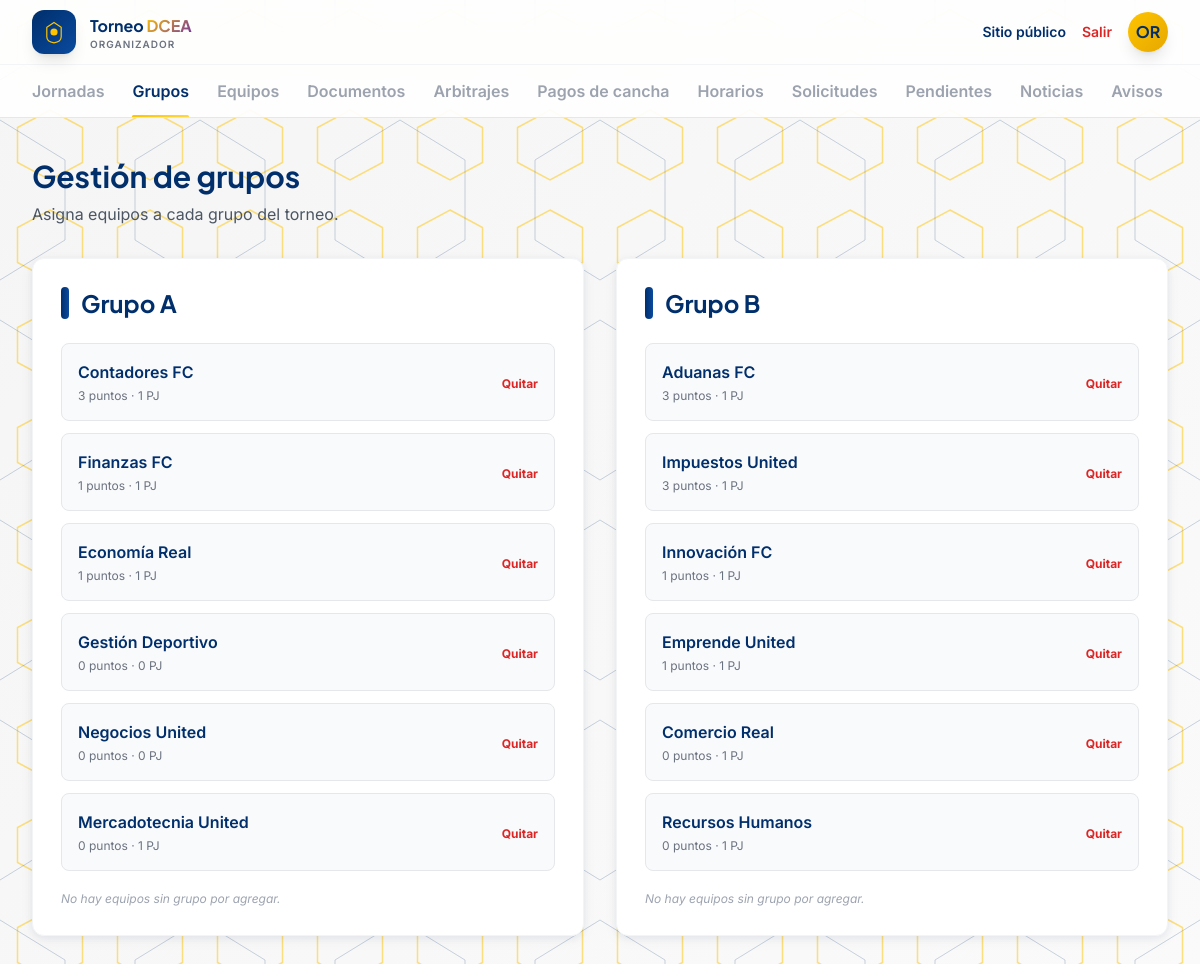
Screenshot of /admin/grupos (signed in) with the database file from the repository.
### app/models/usuarios.py (models this page shows, shortened)
class Usuario(UserMixin, db.Model):
    __tablename__ = "usuarios"
    id = db.Column(db.Integer, primary_key=True)
    nombre = db.Column(db.String(120), nullable=False)
    email = db.Column(db.String(150), unique=True, nullable=False)
    password_hash = db.Column(db.String(255), nullable=False)
    rol = db.Column(db.String(30), nullable=False)  # organizador, ayudante, capitan

### app/models/core.py (models this page shows)
class Fase(db.Model):
    __tablename__ = "fases"
    id = db.Column(db.Integer, primary_key=True)
    categoria_id = db.Column(db.Integer, db.ForeignKey("categorias.id"), nullable=False)
    tipo = db.Column(db.String(30), nullable=False)  # grupos, cuartos, semifinal, final
    nombre = db.Column(db.String(80), nullable=False)
    orden = db.Column(db.Integer, default=1)
    grupos = db.relationship("Grupo", backref="fase", lazy=True)
    jornadas = db.relationship("Jornada", backref="fase", lazy=True)

class Grupo(db.Model):
    __tablename__ = "grupos"
    id = db.Column(db.Integer, primary_key=True)
    fase_id = db.Column(db.Integer, db.ForeignKey("fases.id"), nullable=False)
    nombre = db.Column(db.String(50), nullable=False)  # A, B...
    inscripciones = db.relationship("Inscripcion", backref="grupo", lazy=True)
    def equipos(self):
        return [i.equipo for i in self.inscripciones if i.estado == "activo"]
    def tabla_posiciones(self):
        from app.models.partidos import Partido
        filas = {}
        for equipo in self.equipos():
            filas[equipo.id] = {
                "equipo": equipo, "pj": 0, "pg": 0, "pe": 0, "pp": 0,
                "gf": 0, "gc": 0, "dg": 0, "pts": 0,
            }
        equipo_ids = list(filas.keys())
        partidos = Partido.query.filter(
            Partido.jornada.has(fase_id=self.fase_id),
            Partido.estado == "jugado",
            Partido.equipo_local_id.in_(equipo_ids),
            Partido.equipo_visitante_id.in_(equipo_ids),
        ).all()
        for p in partidos:
            if p.resultado_local is None or p.resultado_visitante is None:
                continue
            fl, fv = filas.get(p.equipo_local_id), filas.get(p.equipo_visitante_id)
            if not fl or not fv:
                continue
            fl["pj"] += 1; fv["pj"] += 1
            fl["gf"] += p.resultado_local; fl["gc"] += p.resultado_visitante
            fv["gf"] += p.resultado_visitante; fv["gc"] += p.resultado_local
            if p.resultado_local > p.resultado_visitante:
                fl["pg"] += 1; fl["pts"] += 3; fv["pp"] += 1
            elif p.resultado_local < p.resultado_visitante:
                fv["pg"] += 1; fv["pts"] += 3; fl["pp"] += 1
            else:
                fl["pe"] += 1; fv["pe"] += 1; fl["pts"] += 1; fv["pts"] += 1
        for f in filas.values():
            f["dg"] = f["gf"] - f["gc"]
        return sorted(filas.values(), key=lambda x: (-x["pts"], -x["dg"], -x["gf"]))

### app/models/equipos.py (models this page shows, shortened)
class Equipo(db.Model):
    __tablename__ = "equipos"
    id = db.Column(db.Integer, primary_key=True)
    organizacion_id = db.Column(db.Integer, db.ForeignKey("organizaciones.id"), nullable=False)
    nombre = db.Column(db.String(120), nullable=False)
    escudo_url = db.Column(db.String(300))
    capitan_id = db.Column(db.Integer, db.ForeignKey("usuarios.id"))
    inscripciones = db.relationship("Inscripcion", backref="equipo", lazy=True)
    rosters = db.relationship("Roster", backref="equipo", lazy=True)

class Inscripcion(db.Model):
    __tablename__ = "inscripciones"
    id = db.Column(db.Integer, primary_key=True)
    equipo_id = db.Column(db.Integer, db.ForeignKey("equipos.id"), nullable=False)
    grupo_id = db.Column(db.Integer, db.ForeignKey("grupos.id"), nullable=False)
    temporada_id = db.Column(db.Integer, db.ForeignKey("temporadas.id"), nullable=False)
    estado = db.Column(db.String(20), default="activo")  # activo, retirado

### app/routes/admin.py (the view)
@admin_bp.route("/grupos")
@login_required
@requiere_rol("organizador", "ayudante")
def grupos():
    fase = Fase.query.filter_by(tipo="grupos").first()
    grupos_lista = Grupo.query.filter_by(fase_id=fase.id).all() if fase else []
    equipos_con_grupo_activo = {
        i.equipo_id for i in Inscripcion.query.filter_by(estado="activo").all()
    }
    equipos_sin_grupo = [
        e for e in Equipo.query.order_by(Equipo.nombre).all() if e.id not in equipos_con_grupo_activo
    ]
    return render_template("admin/grupos.html", grupos=grupos_lista, equipos_sin_grupo=equipos_sin_grupo)

### app/utils.py (called while the page is built)
def requiere_rol(*roles):
    def decorator(f):
        @wraps(f)
        def wrapped(*args, **kwargs):
            if not current_user.is_authenticated or current_user.rol not in roles:
                abort(403)
            return f(*args, **kwargs)
        return wrapped
    return decorator

### app/templates/admin/grupos.html (shortened to what this page needs)
{% extends "admin/base.html" %}
{% block content %}
<h1 class="font-display text-3xl font-bold text-navy mb-2">Gestión de grupos</h1>
<p class="text-gray-600 mb-8">Asigna equipos a cada grupo del torneo.</p>
<div class="grid lg:grid-cols-2 gap-8">
  {% for g in grupos %}
    <div class="bg-white rounded-xl shadow-card border border-gray-100 p-7">
      <div class="flex items-center gap-3 mb-6">
        <div class="w-2 h-8 bg-gradient-to-r from-navy to-navy-light rounded-full"></div>
        <h3 class="font-display text-2xl font-bold text-navy">Grupo {{ g.nombre }}</h3>
      </div>
      <div class="space-y-3 mb-5">
        {% for fila in g.tabla_posiciones() %}
          <div class="flex items-center justify-between p-4 bg-gray-50 rounded-lg border border-gray-200">
            <div>
              <p class="font-semibold text-navy">{{ fila.equipo.nombre }}</p>
              <p class="text-xs text-gray-500 mt-1">{{ fila.pts }} puntos · {{ fila.pj }} PJ</p>
            </div>
            {% for i in g.inscripciones %}
              {% if i.equipo_id == fila.equipo.id and i.estado == 'activo' %}
                <form method="POST" action="{{ url_for('admin.quitar_de_grupo', inscripcion_id=i.id) }}" onsubmit="return confirm('¿Quitar del grupo?');">
                  <button type="submit" class="text-red-600 hover:text-red-800 text-xs font-bold">Quitar</button>
                </form>
              {% endif %}
            {% endfor %}
          </div>
        {% else %}
          <p class="text-gray-400 text-sm">Sin equipos asignados.</p>
        {% endfor %}
      </div>
      {% if equipos_sin_grupo %}
        <form method="POST" action="{{ url_for('admin.agregar_equipo_a_grupo', grupo_id=g.id) }}" class="flex gap-2">
          <select name="equipo_id" class="flex-1 px-3 py-2 border-2 border-gray-200 rounded-lg focus:border-gold focus:outline-none text-sm">
            {% for e in equipos_sin_grupo %}<option value="{{ e.id }}">{{ e.nombre }}</option>{% endfor %}
          </select>
          <button type="submit" class="bg-navy hover:bg-navy-light text-white font-bold px-4 py-2 rounded-lg text-sm">Agregar</button>
        </form>
      {% else %}
        <p class="text-xs text-gray-400 italic">No hay equipos sin grupo por agregar.</p>
      {% endif %}
    </div>
  {% else %}
    <p class="text-gray-500">No hay grupos configurados todavía.</p>
  {% endfor %}
</div>
{% endblock %}

### app/templates/admin/base.html (shortened to what this page needs)
<!DOCTYPE html>
<html lang="es">
<head>
<script src="https://cdn.tailwindcss.com"></script>
</head>
<body>
<header class="sticky top-0 z-40 bg-white/85 backdrop-blur-xl border-b border-gray-200">
  <div class="max-w-7xl mx-auto px-5 sm:px-8 h-16 flex items-center justify-between">
    <a href="{{ url_for('admin.dashboard') }}" class="flex items-center gap-3.5">
      <div class="w-11 h-11 rounded-xl bg-gradient-to-br from-navy to-navy-light flex items-center justify-center shadow-lg">
        <svg width="24" height="24" viewBox="0 0 40 40" fill="none">
          <path d="M20 4 L32 12 V28 C32 34 28 37 20 38 C12 37 8 34 8 28 V12 Z" stroke="#FFC400" stroke-width="2" fill="none"/>
          <circle cx="20" cy="20" r="6" fill="#FFC400"/>
        </svg>
      </div>
      <div class="leading-tight">
        <p class="font-display font-bold text-navy text-[15px] sm:text-base">Torneo <span class="gradient-accent">DCEA</span></p>
        <p class="text-[10px] text-gray-500 tracking-widest uppercase font-semibold hidden sm:block">Organizador</p>
      </div>
    </a>
    <div class="flex items-center gap-4">
      <a href="{{ url_for('public.home') }}" class="text-sm font-semibold text-navy hover:text-gold hidden sm:inline">Sitio público</a>
      <a href="{{ url_for('admin.logout') }}" class="text-sm font-semibold text-red-600 hover:text-red-800">Salir</a>
      <div class="w-10 h-10 rounded-full bg-gradient-to-br from-gold to-gold-dark text-navy font-display font-bold flex items-center justify-center shadow-lg">
        {{ current_user.nombre[:2].upper() if current_user.is_authenticated else '' }}
      </div>
    </div>
  </div>
  <nav class="max-w-7xl mx-auto px-5 sm:px-8 flex gap-7 border-t border-gray-100 overflow-x-auto">
    {% macro navlink(endpoint, label) %}
      <a href="{{ url_for(endpoint) }}" class="tab-link {{ 'active' if request.endpoint == endpoint }}">{{ label }}</a>
    {% endmacro %}
    {{ navlink('admin.dashboard', 'Jornadas') }}
    {{ navlink('admin.grupos', 'Grupos') }}
    {{ navlink('admin.equipos', 'Equipos') }}
    {{ navlink('admin.documentos', 'Documentos') }}
    {{ navlink('admin.arbitrajes', 'Arbitrajes') }}
    {{ navlink('admin.pagos_cancha', 'Pagos de cancha') }}
    {{ navlink('admin.horarios', 'Horarios') }}
    {{ navlink('admin.solicitudes', 'Solicitudes') }}
    {{ navlink('admin.pendientes', 'Pendientes') }}
    {{ navlink('admin.noticias', 'Noticias') }}
    {{ navlink('admin.avisos', 'Avisos') }}
  </nav>
</header>
<main class="max-w-7xl mx-auto px-5 sm:px-8 py-10">
  {% block content %}{% endblock %}
</main>
</body>
</html>

### app/templates/admin/base.html (style rules this page uses)
* { box-sizing: border-box; }
body { font-family: 'Inter', sans-serif; min-height: 100vh; position: relative; background: linear-gradient(135deg, #F5F5F5 0%, #FAFAFA 100%); overflow-x: hidden; }
body::before { content: ''; position: fixed; top: 0; left: 0; width: 100%; height: 100%; z-index: -2; background-repeat: repeat; background-size: 100px 100px; pointer-events: none; }
body::after { content: ''; position: fixed; top: 0; left: 0; width: 100%; height: 100%; z-index: -2; background-repeat: repeat; background-size: 200px 200px; background-position: 100px 100px; pointer-events: none; }
main { position: relative; z-index: 1; }
.font-display { font-family: 'Plus Jakarta Sans', sans-serif; }
.tab-link { position: relative; font-weight: 600; color: #9CA3AF; padding: 14px 0; white-space: nowrap; }
.tab-link.active { color: #002F6C; }
.tab-link.active::after { content: ''; position: absolute; left: 0; right: 0; bottom: -1px; height: 3px; background: linear-gradient(90deg, #FFC400, #FFD740); border-radius: 2px; }
.gradient-accent { background: linear-gradient(135deg, #FFC400, #7030A0); -webkit-background-clip: text; -webkit-text-fill-color: transparent; background-clip: text; }

### rows the page displays
Usuario: nombre "OR"
Fase: tipo "Grupos"
Grupo: nombre "A", pts "3" "1" "1" "0" "0" "0", pj "1" "1" "1" "0" "0" "1"
Equipo: equipo.nombre "Contadores FC"
Equipo: equipo.nombre "Finanzas FC"
Equipo: equipo.nombre "Economía Real"
Equipo: equipo.nombre "Gestión Deportivo"
Equipo: equipo.nombre "Negocios United"
Equipo: equipo.nombre "Mercadotecnia United"
Grupo: nombre "B", pts "3" "3" "1" "1" "0" "0", pj "1" "1" "1" "1" "1" "1"
Equipo: equipo.nombre "Aduanas FC"
Equipo: equipo.nombre "Impuestos United"
Equipo: equipo.nombre "Innovación FC"
Equipo: equipo.nombre "Emprende United"
Equipo: equipo.nombre "Comercio Real"
Equipo: equipo.nombre "Recursos Humanos"

### other values shown
{{ label }} "Jornadas Equipos Documentos Arbitrajes Pagos de cancha Horarios Solicitudes Pendientes Noticias Avisos"
